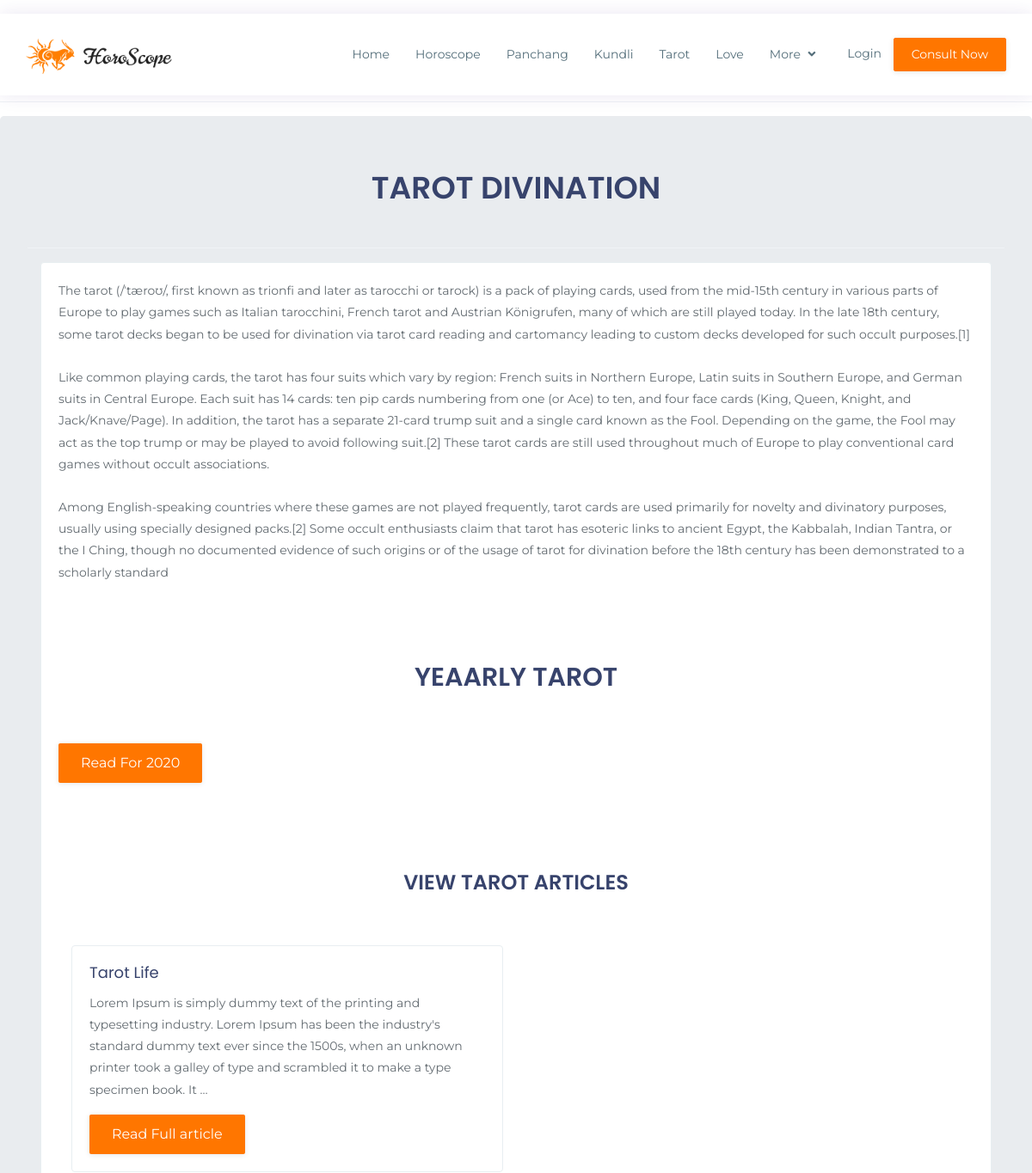
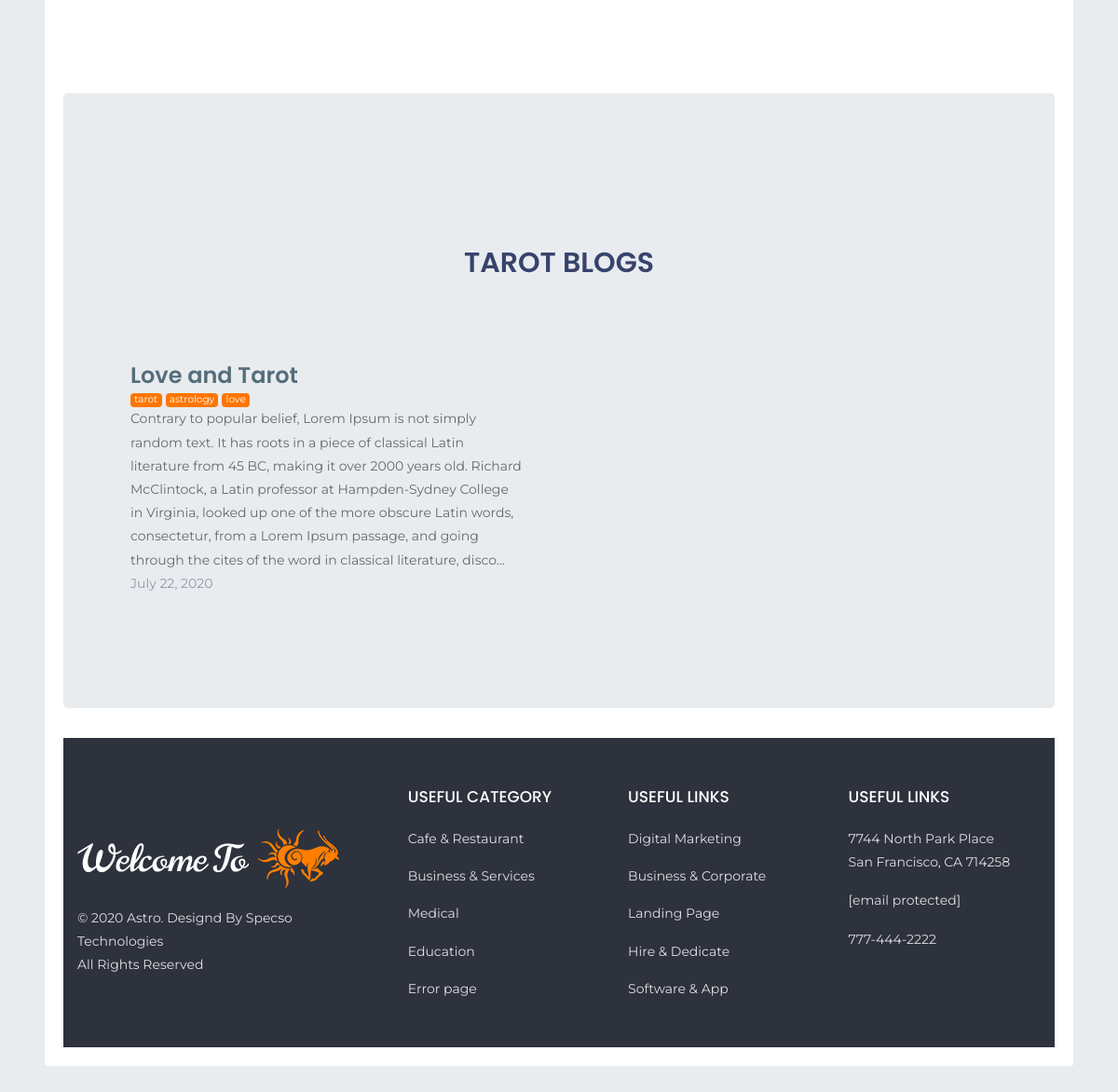
The app's page /viewtarot with its own data (2 pictures, top to bottom).
### main/models.py (models this page shows, shortened)
class TarotArticle(models.Model):
	astroprofile = models.ForeignKey(Astro_Profile, on_delete=models.CASCADE)
	title = models.CharField(max_length=100)
	pic = models.ImageField(default="", upload_to="images",null=True, blank=True)
	content = models.TextField()
	date = models.DateField(auto_now_add=True)

class Post(models.Model):
    title = models.CharField(max_length=250)
    description = models.TextField()
    published = models.DateField(auto_now_add=True)
    slug = models.SlugField(unique=True, max_length=100)
    tags = TaggableManager()

### main/views.py (the view)
# urls.py: path('viewtarot', views.viewtarot, name='viewtarot'),
def viewtarot(request):
    articles = YearlyTarot.objects.all()
    tarot_articles = TarotArticle.objects.all()
    posts = Post.objects.filter(title__icontains = 'Tarot')
    return render(request, 'tarots/viewtarot.html', {'posts':posts,'tarot_articles':tarot_articles,'articles':articles})

### main/templates/tarots/viewtarot.html (shortened to what this page needs)
{% extends 'templating.html' %}
{% load static %}
	{% block content %}
<hr><hr><hr><hr><hr><hr><hr>
<div class="jumbotron">
	<h1 align="center">TAROT DIVINATION</h1><br><hr>
<div class="container">
<div class="card card-body">
<p>
  The tarot (/ˈtæroʊ/, first known as trionfi and later as tarocchi or tarock) is a pack of playing cards, used from the mid-15th century in various parts of Europe to play games such as Italian tarocchini, French tarot and Austrian Königrufen, many of which are still played today. In the late 18th century, some tarot decks began to be used for divination via tarot card reading and cartomancy leading to custom decks developed for such occult purposes.[1]
<br><br>
Like common playing cards, the tarot has four suits which vary by region: French suits in Northern Europe, Latin suits in Southern Europe, and German suits in Central Europe. Each suit has 14 cards: ten pip cards numbering from one (or Ace) to ten, and four face cards (King, Queen, Knight, and Jack/Knave/Page). In addition, the tarot has a separate 21-card trump suit and a single card known as the Fool. Depending on the game, the Fool may act as the top trump or may be played to avoid following suit.[2] These tarot cards are still used throughout much of Europe to play conventional card games without occult associations.
<br><br>
Among English-speaking countries where these games are not played frequently, tarot cards are used primarily for novelty and divinatory purposes, usually using specially designed packs.[2] Some occult enthusiasts claim that tarot has esoteric links to ancient Egypt, the Kabbalah, Indian Tantra, or the I Ching, though no documented evidence of such origins or of the usage of tarot for divination before the 18th century has been demonstrated to a scholarly standard
<br><br>
</p>
<br><Br>
  <h2 align="center">YEAARLY TAROT</h2>
<Br><br>
<div class="container">
  <div class="row">
        <a href="{% url 'viewyearlytarot'%}" class="btn btn-primary">Read For 2020</a>
</div></div>
<Br><br><Br><br>
	<h3 align="center"> VIEW TAROT ARTICLES </h3>
	<Br><br>
<div class="container">
	<div class="row">
    {% for ar in tarot_articles %}
  <div class="col-sm-6">
    <div class="card">
      <div class="card-body">
        <h5 class="card-title">{{ar.title}}</h5>
        <p class="card-text">{{ar.content|truncatechars:250}}</p>
        <a href="{% url 'viewtarotarticle' ar.id %}" class="btn btn-primary">Read Full article</a>
      </div>
    </div>
  </div>
  {% endfor %}
</div>
</div>
<br><Br><BR><BR>
<div class="jumbotron">
<br><Br><Br><br>
	<h2 align="center"> TAROT BLOGS </h2>
	<br><Br>
<div class="container">
<div class="row mb-2 posts">
                    {% for post in posts %}
                    <div class="col-md-6">
                        <div class="cards">
                            <div class="row no-gutters border rounded  flex-md-row mb-4 shadow-sm h-md-250">
                                <div class="col p-4 d-flex flex-column position-static">
                                    <h3 class="my-1"><a href="{% url 'detailview' post.slug %}">{{post.title}}</a></h3>
                                    <div style="display:flex">
                                        {% for tag in post.tags.all %}
                                        <a href="{% url 'tagged' tag.slug %}" class="mr-1 badge badge-info">{{ tag }}</a>
                                        {% endfor %}
                                    </div>
                                    <p class="mb-auto">{{post.description|truncatechars:400}}</p>
                                    <p class="mb-auto text-muted">{{post.published}}</p>
                                </div>
                            </div>
                        </div>
                    </div>
                    {% endfor %}
            </div>
</div>
</div>
{% endblock %}

### records on screen
TarotArticle: title "Tarot Life", content "Lorem Ipsum is simply dummy text of the printing and typesetting industry. Lorem Ipsum has been the industry's standard dummy text ever since the 1500s, when an unknown printer took a galley of type and scrambled it to make a type specimen book. It …"
Post: title "Love and Tarot", description "Contrary to popular belief, Lorem Ipsum is not simply random text. It has roots in a piece of classical Latin literature from 45 BC, making it over 2000 years old. Richard McClintock, a Latin professor at Hampden-Sydney College in Virginia, looked up one of the more obscure Latin words, consectetur, from a Lorem Ipsum passage, and going through the cites of the word in classical literature, disco…", published "July 22, 2020"
Tag: name "tarot"
Tag: name "astrology"
Tag: name "love"
